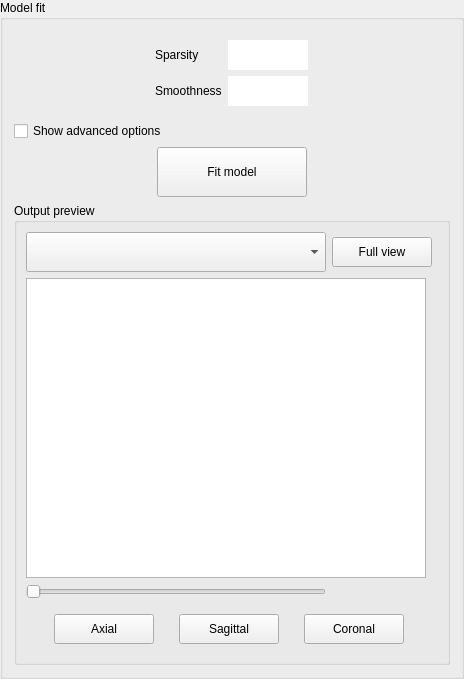
     <widget class="QGroupBox" name="groupBoxModelFit">
      <property name="sizePolicy">
       <sizepolicy hsizetype="Preferred" vsizetype="MinimumExpanding">
        <horstretch>0</horstretch>
        <verstretch>0</verstretch>
       </sizepolicy>
      </property>
      <property name="title">
       <string>Model fit</string>
      </property>
      <layout class="QGridLayout" name="gridLayout_23">
       <item row="1" column="0" alignment="Qt::AlignLeft|Qt::AlignBottom">
        <widget class="QCheckBox" name="checkBoxAdvModelFit">
         <property name="text">
          <string>Show advanced options</string>
         </property>
        </widget>
       </item>
       <item row="2" column="0" alignment="Qt::AlignHCenter">
        <widget class="QPushButton" name="pushButtonFitModel">
         <property name="sizePolicy">
          <sizepolicy hsizetype="Preferred" vsizetype="Preferred">
           <horstretch>0</horstretch>
           <verstretch>0</verstretch>
          </sizepolicy>
         </property>
         <property name="minimumSize">
          <size>
           <width>150</width>
           <height>50</height>
          </size>
         </property>
         <property name="maximumSize">
          <size>
           <width>150</width>
           <height>50</height>
          </size>
         </property>
         <property name="cursor">
          <cursorShape>PointingHandCursor</cursorShape>
         </property>
         <property name="styleSheet">
          <string notr="true"/>
         </property>
         <property name="text">
          <string>Fit model</string>
         </property>
        </widget>
       </item>
       <item row="3" column="0" alignment="Qt::AlignHCenter|Qt::AlignBottom">
        <widget class="QGroupBox" name="groupBoxImagePreview">
         <property name="title">
          <string>Output preview</string>
         </property>
         <property name="flat">
          <bool>true</bool>
         </property>
         <layout class="QGridLayout" name="gridLayout_19">
          <item row="1" column="0" colspan="3">
           <widget class="ImageView" name="graphicsView">
            <property name="sizePolicy">
             <sizepolicy hsizetype="Preferred" vsizetype="Preferred">
              <horstretch>0</horstretch>
              <verstretch>0</verstretch>
             </sizepolicy>
            </property>
            <property name="minimumSize">
             <size>
              <width>400</width>
              <height>300</height>
             </size>
            </property>
            <property name="maximumSize">
             <size>
              <width>400</width>
              <height>350</height>
             </size>
            </property>
           </widget>
          </item>
          <item row="0" column="0">
           <widget class="QComboBox" name="comboBoxImagePreview">
            <property name="minimumSize">
             <size>
              <width>300</width>
              <height>40</height>
             </size>
            </property>
            <property name="maximumSize">
             <size>
              <width>300</width>
              <height>40</height>
             </size>
            </property>
           </widget>
          </item>
          <item row="0" column="1">
           <widget class="QPushButton" name="pushButtonPreviewExternal">
            <property name="minimumSize">
             <size>
              <width>100</width>
              <height>30</height>
             </size>
            </property>
            <property name="maximumSize">
             <size>
              <width>100</width>
              <height>30</height>
             </size>
            </property>
            <property name="cursor">
             <cursorShape>PointingHandCursor</cursorShape>
            </property>
            <property name="text">
             <string>Full view</string>
            </property>
           </widget>
          </item>
          <item row="3" column="0" colspan="2">
           <widget class="QGroupBox" name="groupBoxPreviewButtons">
            <property name="styleSheet">
             <string notr="true">QGroupBox
{
	border: 0;
}</string>
            </property>
            <layout class="QGridLayout" name="gridLayout_11">
             <item row="0" column="1">
              <widget class="QPushButton" name="pushButtonView1">
               <property name="minimumSize">
                <size>
                 <width>100</width>
                 <height>30</height>
                </size>
               </property>
               <property name="maximumSize">
                <size>
                 <width>100</width>
                 <height>30</height>
                </size>
               </property>
               <property name="cursor">
                <cursorShape>PointingHandCursor</cursorShape>
               </property>
               <property name="text">
                <string>Sagittal</string>
               </property>
              </widget>
             </item>
             <item row="0" column="2">
              <widget class="QPushButton" name="pushButtonView2">
               <property name="minimumSize">
                <size>
                 <width>100</width>
                 <height>30</height>
                </size>
               </property>
               <property name="maximumSize">
                <size>
                 <width>100</width>
                 <height>30</height>
                </size>
               </property>
               <property name="cursor">
                <cursorShape>PointingHandCursor</cursorShape>
               </property>
               <property name="text">
                <string>Coronal</string>
               </property>
              </widget>
             </item>
             <item row="0" column="0">
              <widget class="QPushButton" name="pushButtonView3">
               <property name="minimumSize">
                <size>
                 <width>100</width>
                 <height>30</height>
                </size>
               </property>
               <property name="maximumSize">
                <size>
                 <width>100</width>
                 <height>30</height>
                </size>
               </property>
               <property name="cursor">
                <cursorShape>PointingHandCursor</cursorShape>
               </property>
               <property name="text">
                <string>Axial</string>
               </property>
              </widget>
             </item>
            </layout>
           </widget>
          </item>
          <item row="2" column="0">
           <widget class="QSlider" name="horizontalSlider">
            <property name="orientation">
             <enum>Qt::Horizontal</enum>
            </property>
           </widget>
          </item>
         </layout>
        </widget>
       </item>
       <item row="0" column="0" alignment="Qt::AlignHCenter|Qt::AlignVCenter">
        <widget class="QGroupBox" name="groupBoxFitSetup">
         <property name="sizePolicy">
          <sizepolicy hsizetype="Preferred" vsizetype="Preferred">
           <horstretch>0</horstretch>
           <verstretch>0</verstretch>
          </sizepolicy>
         </property>
         <property name="styleSheet">
          <string notr="true">QGroupBox
{
	border: 0;
}</string>
         </property>
         <layout class="QGridLayout" name="gridLayout_7">
          <item row="0" column="0">
           <widget class="QLabel" name="labelLambda1">
            <property name="sizePolicy">
             <sizepolicy hsizetype="Preferred" vsizetype="Preferred">
              <horstretch>0</horstretch>
              <verstretch>0</verstretch>
             </sizepolicy>
            </property>
            <property name="text">
             <string>Sparsity</string>
            </property>
           </widget>
          </item>
          <item row="0" column="1">
           <widget class="QLineEdit" name="lineEditLambda1">
            <property name="sizePolicy">
             <sizepolicy hsizetype="Preferred" vsizetype="Preferred">
              <horstretch>0</horstretch>
              <verstretch>0</verstretch>
             </sizepolicy>
            </property>
            <property name="minimumSize">
             <size>
              <width>80</width>
              <height>30</height>
             </size>
            </property>
            <property name="maximumSize">
             <size>
              <width>80</width>
              <height>30</height>
             </size>
            </property>
            <property name="frame">
             <bool>false</bool>
            </property>
            <property name="alignment">
             <set>Qt::AlignLeading|Qt::AlignLeft|Qt::AlignVCenter</set>
            </property>
           </widget>
          </item>
          <item row="1" column="0">
           <widget class="QLabel" name="labelLambda2">
            <property name="sizePolicy">
             <sizepolicy hsizetype="Preferred" vsizetype="Preferred">
              <horstretch>0</horstretch>
              <verstretch>0</verstretch>
             </sizepolicy>
            </property>
            <property name="text">
             <string>Smoothness</string>
            </property>
           </widget>
          </item>
          <item row="1" column="1">
           <widget class="QLineEdit" name="lineEditLambda2">
            <property name="sizePolicy">
             <sizepolicy hsizetype="Preferred" vsizetype="Preferred">
              <horstretch>0</horstretch>
              <verstretch>0</verstretch>
             </sizepolicy>
            </property>
            <property name="minimumSize">
             <size>
              <width>80</width>
              <height>30</height>
             </size>
            </property>
            <property name="maximumSize">
             <size>
              <width>80</width>
              <height>30</height>
             </size>
            </property>
            <property name="frame">
             <bool>false</bool>
            </property>
            <property name="alignment">
             <set>Qt::AlignLeading|Qt::AlignLeft|Qt::AlignVCenter</set>
            </property>
           </widget>
          </item>
         </layout>
        </widget>
       </item>
      </layout>
     </widget>
